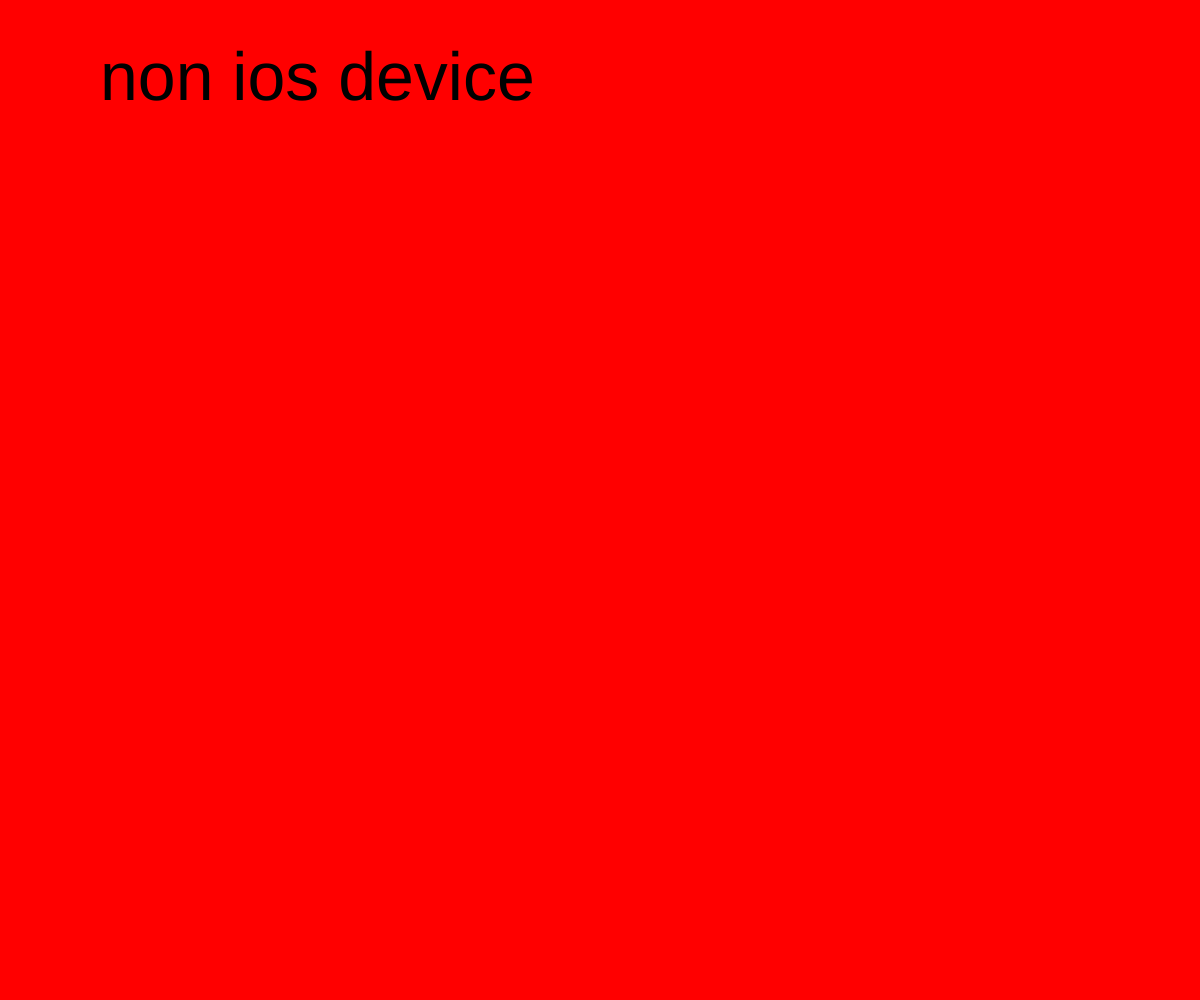
Frame 1 (no input)
Frame 60 (no input): identical to frame 1, image omitted
Frame 120 (the mouse pressed at the canvas centre since frame 60): identical to frame 1, image omitted

The p5.js sketch that drew this single still picture (run headless with seeded random() and noise() and a simulated clock; from frame 60 on, the mouse is pressed at the canvas centre):

// p5.js sketch
// ── sketch.js
let permissionGranted = false;
var value = 0;

function setup() {
  createCanvas(windowWidth, windowHeight);
  background(value);


if (typeof(DeviceMotionEvent) !== 'undefined' && typeof(DeviceMotionEvent.requestPermission) === 'function') {
  
  DeviceMotionEvent.requestPermission()
  .catch(() => {
    button = createButton("click to start reading");
     button.style("font-size","40px");
     button.center();
     button.mousePressed(requestAccess);
    throw error;
  })
  .then(() => {
  permissionGranted = true;
  })
 } else {
   background(255, 0, 0);
   textSize(68);
   text ("non ios device", 100, 100);
   fill(0, 102, 153);
}
}

function requestAccess(){
  DeviceMotionEvent.requestPermission()
  .then(response => {
    if (response == 'granted') {
      permissionGranted = true;
    } else {
    permissionGranted = false;
    }
  })
  .catch(console.error);
  
    this.remove();
}

function draw() {
  if (!permissionGranted) return;
  background(value);
  fill(255, 0, 0);
  textAlign(CENTER, CENTER);
  textSize(30);
  
  //what is value?
 // text(value, width/2, height/2);

  //value goes down
  value = constrain(value - 2, 0, 255)

  //do something with val
  if (value > 5) {
    text("PUT ME DOWN!", width / 2, height / 2);
  } else {
    text("I'm so relaxed...", width / 2, height / 2);
  }
}

function deviceMoved() {
  //values goes up 
  value = constrain(value + 5, 0, 255)

}
